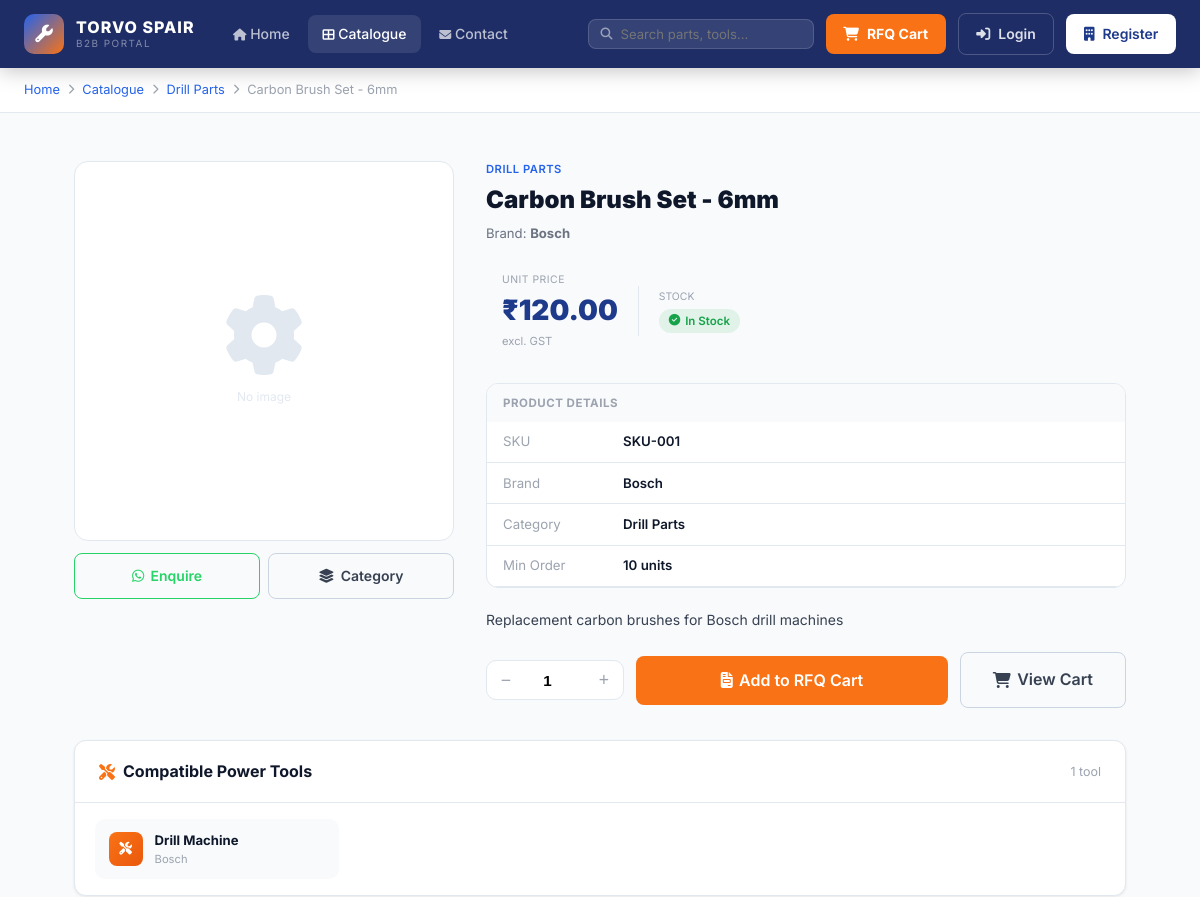
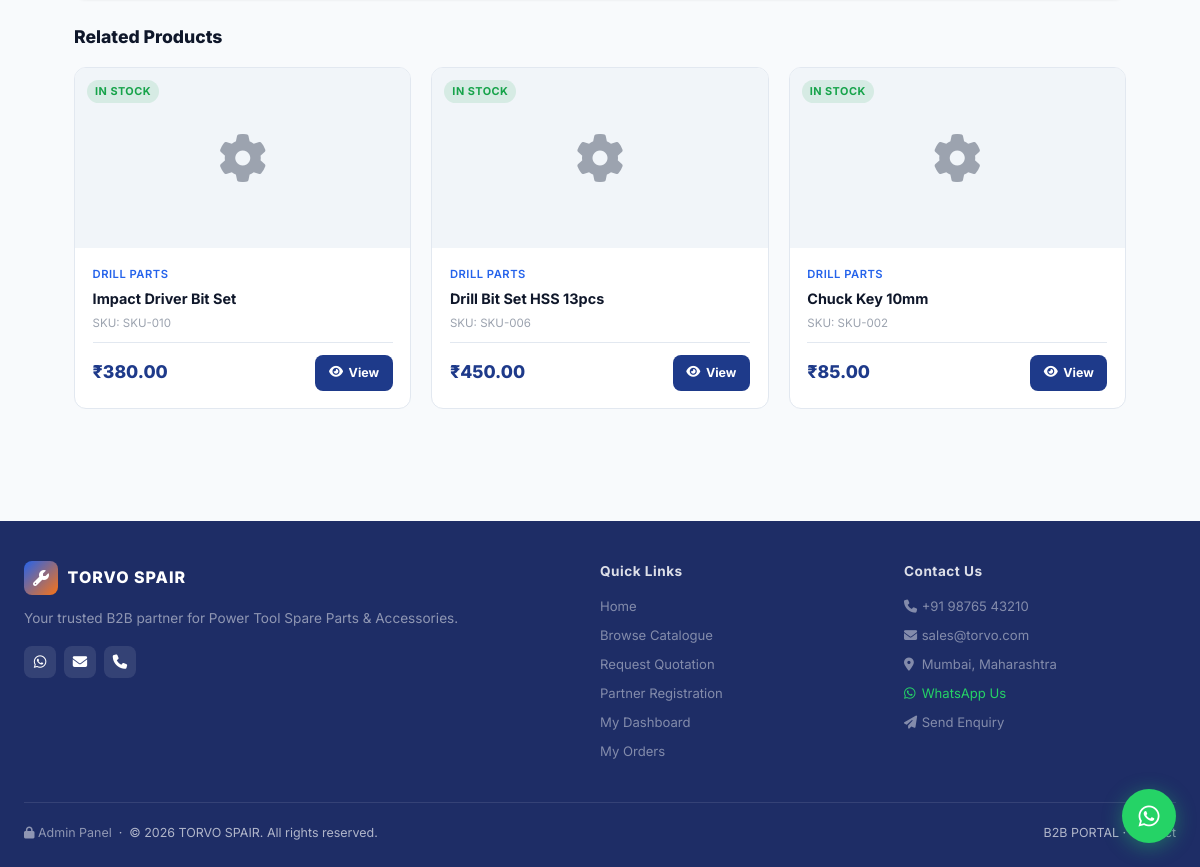
Screenshot of /portal/product.php?id=1 with the database file from the repository (2 pictures, top to bottom).
### tables this page shows
CREATE TABLE IF NOT EXISTS settings (
    setting_key VARCHAR(100) PRIMARY KEY,
    setting_value TEXT,
    category ENUM('frontend', 'admin', 'system') DEFAULT 'frontend',
    updated_at TIMESTAMP DEFAULT CURRENT_TIMESTAMP ON UPDATE CURRENT_TIMESTAMP
);

CREATE TABLE IF NOT EXISTS products (
    id INT AUTO_INCREMENT PRIMARY KEY,
    name VARCHAR(150) NOT NULL,
    sku VARCHAR(100) UNIQUE,
    category_id INT NOT NULL,
    brand VARCHAR(100),
    price DECIMAL(10,2) DEFAULT 0.00,
    quantity INT DEFAULT 0,
    min_stock INT DEFAULT 5,
    description TEXT,
    image VARCHAR(255),
    barcode VARCHAR(100),
    status ENUM('active', 'inactive') DEFAULT 'active',
    created_at TIMESTAMP DEFAULT CURRENT_TIMESTAMP,
    updated_at TIMESTAMP DEFAULT CURRENT_TIMESTAMP ON UPDATE CURRENT_TIMESTAMP,
    FOREIGN KEY (category_id) REFERENCES categories(id) ON DELETE CASCADE
);

CREATE TABLE IF NOT EXISTS categories (
    id INT AUTO_INCREMENT PRIMARY KEY,
    name VARCHAR(100) NOT NULL,
    description TEXT,
    status ENUM('active', 'inactive') DEFAULT 'active',
    created_at TIMESTAMP DEFAULT CURRENT_TIMESTAMP,
    updated_at TIMESTAMP DEFAULT CURRENT_TIMESTAMP ON UPDATE CURRENT_TIMESTAMP
);

CREATE TABLE IF NOT EXISTS tools (
    id INT AUTO_INCREMENT PRIMARY KEY,
    name VARCHAR(100) NOT NULL,
    model VARCHAR(100),
    brand VARCHAR(100),
    description TEXT,
    image VARCHAR(255),
    status ENUM('active', 'inactive') DEFAULT 'active',
    created_at TIMESTAMP DEFAULT CURRENT_TIMESTAMP,
    updated_at TIMESTAMP DEFAULT CURRENT_TIMESTAMP ON UPDATE CURRENT_TIMESTAMP
);

### portal/product.php (the view, shortened to what the rows shown need)
<?php
require_once __DIR__ . '/config/auth.php';
$db = portalDB();
$pid = (int)($_GET['id'] ?? 0);
$product = $db->prepare("SELECT p.*,c.name AS cat FROM products p JOIN categories c ON p.category_id=c.id WHERE p.id=? AND p.status='active'");
$product->execute([$pid]);
$p = $product->fetch();
$tools = $db->prepare("SELECT t.* FROM tools t JOIN product_compatibility pc ON t.id=pc.tool_id WHERE pc.product_id=? AND t.status='active'");
$tools->execute([$pid]);
$compatTools = $tools->fetchAll();
$related = $db->prepare("SELECT p.*,c.name AS cat FROM products p JOIN categories c ON p.category_id=c.id WHERE p.category_id=? AND p.id!=? AND p.status='active' ORDER BY RAND() LIMIT 4");
$related->execute([$p['category_id'], $pid]);
$relatedProducts = $related->fetchAll();
$inStock = $p['quantity'] > 0;
include __DIR__ . '/includes/header.php';
?>
<div class="breadcrumb"><div class="breadcrumb-inner">
    <a href="home.php">Home</a>
    <i class="fas fa-chevron-right" style="font-size:0.65rem;"></i>
    <a href="catalogue.php">Catalogue</a>
    <i class="fas fa-chevron-right" style="font-size:0.65rem;"></i>
    <a href="catalogue.php?cat=<?= $p['category_id'] ?>"><?= htmlspecialchars($p['cat']) ?></a>
    <i class="fas fa-chevron-right" style="font-size:0.65rem;"></i>
    <span><?= htmlspecialchars($p['name']) ?></span>
</div></div>
<div class="section container" style="max-width:1100px;">
    <div style="display:grid;grid-template-columns:380px 1fr;gap:2rem;margin-bottom:2rem;align-items:start;">
        <div>
            <div class="product-cat" style="margin-bottom:0.4rem;"><?= htmlspecialchars($p['cat']) ?></div>
            <h1 style="font-size:1.5rem;font-weight:900;color:var(--text-dark);line-height:1.2;margin-bottom:0.5rem;"><?= htmlspecialchars($p['name']) ?></h1>
            <?php if ($p['brand']): ?>
            <div style="font-size:0.82rem;color:var(--text-light);margin-bottom:0.75rem;">Brand: <strong><?= htmlspecialchars($p['brand']) ?></strong></div>
            <?php endif; ?>
            <div style="display:flex;align-items:center;gap:1.25rem;margin-bottom:1rem;padding:1rem;background:var(--bg-gray);border-radius:12px;">
                <div>
                    <div style="font-size:0.65rem;text-transform:uppercase;color:var(--text-muted);letter-spacing:0.5px;">Unit Price</div>
                    <div style="font-size:1.75rem;font-weight:900;color:var(--primary);"><?= formatCurrency($p['price']) ?></div>
                    <div style="font-size:0.7rem;color:var(--text-muted);">excl. GST</div>
                </div>
                <div>
                </div>
            </div>
            <div style="margin-bottom:1.25rem;background:#fff;border:1px solid var(--border);border-radius:12px;overflow:hidden;">
                <div style="padding:0.6rem 1rem;background:var(--bg-gray);font-size:0.72rem;font-weight:700;text-transform:uppercase;letter-spacing:0.5px;color:var(--text-muted);">Product Details</div>
                <?php foreach ([
                    ['SKU',       $p['sku']],
                    ['Brand',     $p['brand']   ?: '—'],
                    ['Category',  $p['cat']],
                    ['Min Order', ($p['min_stock'] ?? 1) . ' units'],
                ] as [$label, $val]): ?>
                <div style="display:flex;padding:0.6rem 1rem;border-bottom:1px solid var(--border);font-size:0.83rem;">
                </div>
                <?php endforeach; ?>
            </div>
            <?php if ($p['description']): ?>
            <div style="margin-bottom:1.25rem;font-size:0.875rem;color:var(--text-medium);line-height:1.7;">
                <?= nl2br(htmlspecialchars($p['description'])) ?>
            </div>
            <?php endif; ?>
            <form method="POST" style="display:flex;gap:0.75rem;align-items:center;flex-wrap:wrap;">
                <div style="display:flex;align-items:center;background:#fff;border:1px solid var(--border);border-radius:10px;overflow:hidden;">
                </div>
                <?php if ($inStock): ?>
                <button type="submit" name="add_to_rfq" class="btn btn-accent btn-lg" style="flex:1;min-width:180px;justify-content:center;">
                </button>
                <?php else: ?>
                <button type="button" class="btn btn-lg" style="flex:1;min-width:180px;background:var(--bg-gray);color:var(--text-muted);cursor:not-allowed;" disabled>
                    <i class="fas fa-times"></i> Out of Stock
                </button>
                <?php endif; ?>
                <a href="rfq_cart.php" class="btn btn-outline btn-lg"><i class="fas fa-shopping-cart"></i> View Cart</a>
            </form>
        </div>
    </div>
    <?php if (!empty($compatTools)): ?>
    <div class="card" style="margin-bottom:1.5rem;">
        <div style="display:grid;grid-template-columns:repeat(auto-fill,minmax(200px,1fr));gap:0.75rem;padding:1rem 1.25rem;">
            <?php foreach ($compatTools as $tool): ?>
            <div style="display:flex;align-items:center;gap:0.75rem;background:var(--bg-gray);border-radius:10px;padding:0.65rem 0.85rem;">
                <div style="width:34px;height:34px;border-radius:8px;background:linear-gradient(135deg,var(--accent),#ea580c);display:flex;align-items:center;justify-content:center;flex-shrink:0;">
                    <i class="fas fa-tools" style="color:#fff;font-size:0.8rem;"></i>
                </div>
                <div>
                    <div style="font-size:0.82rem;font-weight:700;color:var(--text-dark);"><?= htmlspecialchars($tool['name']) ?></div>
                    <div style="font-size:0.7rem;color:var(--text-muted);"><?= htmlspecialchars($tool['brand'] ?? '') ?></div>
                </div>
            </div>
            <?php endforeach; ?>
        </div>
    </div>
    <?php endif; ?>
    <?php if (!empty($relatedProducts)): ?>
    <div>
        <h2 style="font-size:1.1rem;font-weight:800;color:var(--text-dark);margin-bottom:1rem;">Related Products</h2>
        <div class="product-grid">
            <?php foreach ($relatedProducts as $rp):
                $rInStock = $rp['quantity'] > 0;
            ?>
            <div class="product-card">
                <div class="product-img">
                    <?php if ($rp['image'] && file_exists(UPLOAD_DIR.$rp['image'])): ?>
                        <img src="<?= UPLOAD_URL.htmlspecialchars($rp['image']) ?>" alt="">
                    <?php else: ?>
                        <i class="fas fa-cog no-img"></i>
                    <?php endif; ?>
                    <span class="product-badge <?= $rInStock?'badge-instock':'badge-out' ?>"><?= $rInStock?'In Stock':'Out of Stock' ?></span>
                </div>
                <div class="product-body">
                    <div class="product-cat"><?= htmlspecialchars($rp['cat']) ?></div>
                    <div class="product-name"><?= htmlspecialchars($rp['name']) ?></div>
                    <div class="product-sku">SKU: <?= htmlspecialchars($rp['sku']) ?></div>
                    <div class="product-footer">
                        <div class="product-price"><?= formatCurrency($rp['price']) ?></div>
                        <a href="product.php?id=<?= $rp['id'] ?>" class="btn-add-rfq" style="text-decoration:none;"><i class="fas fa-eye"></i> View</a>
                    </div>
                </div>
            </div>
            <?php endforeach; ?>
        </div>
    </div>
    <?php endif; ?>
</div>
<?php include __DIR__ . '/includes/footer.php'; ?>

### portal/includes/header.php (shortened to what the rows shown need)
<?php
require_once __DIR__ . '/../config/auth.php';
?>
<!DOCTYPE html>
<html lang="en">
<head>
    <link rel="stylesheet" href="https://cdnjs.cloudflare.com/ajax/libs/font-awesome/6.5.0/css/all.min.css">
    <link rel="stylesheet" href="<?= PORTAL_URL ?>/assets/css/portal.css">
</head>
<body>
<nav class="portal-nav">
    <div class="nav-inner">
        <a href="<?= PORTAL_URL ?>/home.php" class="nav-brand">
            <div class="nav-brand-text">
                <div class="brand-name"><?= getSetting('site_title', 'TORVO SPAIR') ?></div>
                <div class="brand-sub"><?= getSetting('b2b_subtitle', 'B2B Portal') ?></div>
            </div>
        </a>
    </div>
</nav>

### portal/includes/footer.php (shortened to what the rows shown need)
<footer class="portal-footer">
    <div class="footer-inner">
        <div class="footer-grid">
            <div class="footer-about">
                <div style="display:flex;align-items:center;gap:0.6rem;margin-bottom:0.5rem;">
                    <?php $dynLogo = getSetting('logo_image'); if ($dynLogo): ?>
                        <img src="<?= UPLOAD_URL . $dynLogo ?>" alt="Logo" style="height:34px;border-radius:6px;background:#fff;padding:2px;">
                    <?php else: ?>
                        <div style="width:34px;height:34px;background:linear-gradient(135deg,#2563eb,#f97316);border-radius:8px;display:flex;align-items:center;justify-content:center;font-size:1rem;"><i class="fas fa-wrench" style="color:#fff;"></i></div>
                    <?php endif; ?>
                    <span style="font-size:1rem;font-weight:800;color:#fff;letter-spacing:1px;"><?= getSetting('site_title', 'TORVO SPAIR') ?></span>
                </div>
            </div>
            <div class="footer-col">
                <h4>Contact Us</h4>
                <a href="tel:<?= getSetting('contact_phone', '+91 98000 00000') ?>"><i class="fas fa-phone" style="width:14px;"></i> <?= getSetting('contact_phone', '+91 98000 00000') ?></a>
                <a href="mailto:<?= getSetting('contact_email', 'sales@torvo.com') ?>"><i class="fas fa-envelope" style="width:14px;"></i> <?= getSetting('contact_email', 'sales@torvo.com') ?></a>
                <a href="#"><i class="fas fa-map-marker-alt" style="width:14px;"></i> <?= getSetting('contact_address', 'Mumbai, Maharashtra') ?></a>
                <a href="https://api.whatsapp.com/send?phone=<?= getSetting('whatsapp_number', '919800000000') ?>" target="_blank" style="color:#25d366;margin-top:0.25rem;"><i class="fab fa-whatsapp" style="width:14px;"></i> WhatsApp Us</a>
                <a href="<?= PORTAL_URL ?>/contact.php"><i class="fas fa-paper-plane" style="width:14px;"></i> Send Enquiry</a>
            </div>
        </div>
        <div class="footer-bottom">
            <span><a href="../admin.php" style="color:rgba(255,255,255,0.5);text-decoration:none;" target="_blank"><i class="fas fa-lock" style="font-size:0.75rem;"></i> Admin Panel</a> &nbsp;&middot;&nbsp; © <?= date('Y') ?> <?= getSetting('site_title', 'TORVO SPAIR') ?>. All rights reserved.</span>
            <span><?= getSetting('b2b_subtitle', 'B2B PORTAL') ?> · <a href="<?= PORTAL_URL ?>/contact.php" style="color:rgba(255,255,255,0.5);">Contact</a></span>
        </div>
    </div>
</footer>
</body>
</html>

### rows the page displays
settings: setting_value "TORVO SPAIR"
products: category.name "Drill Parts", name "Carbon Brush Set - 6mm", category.name "DRILL PARTS", brand "Bosch", price "₹120.00", description "Replacement carbon brushes for Bosch drill machines"
tools: name "Drill Machine", brand "Bosch"
products: quantity "IN STOCK", category.name "DRILL PARTS", name "Impact Driver Bit Set", sku "SKU-010", price "₹380.00"
products: quantity "IN STOCK", category.name "DRILL PARTS", name "Drill Bit Set HSS 13pcs", sku "SKU-006", price "₹450.00"
products: quantity "IN STOCK", category.name "DRILL PARTS", name "Chuck Key 10mm", sku "SKU-002", price "₹85.00"
settings: setting_value "+91 98765 43210"
settings: setting_value "sales@torvo.com"

### other values shown
getSetting('b2b_subtitle', 'B2B Portal') "B2B PORTAL"
$label "SKU"
$val "SKU-001"
$label "Brand"
$val "Bosch"
$label "Category"
$val "Drill Parts"
$label "Min Order"
$val "10 units"
count($compatTools) "1"
getSetting('contact_address', 'Mumbai, Maharashtra') "Mumbai, Maharashtra"
getSetting('b2b_subtitle', 'B2B PORTAL') "B2B PORTAL"
